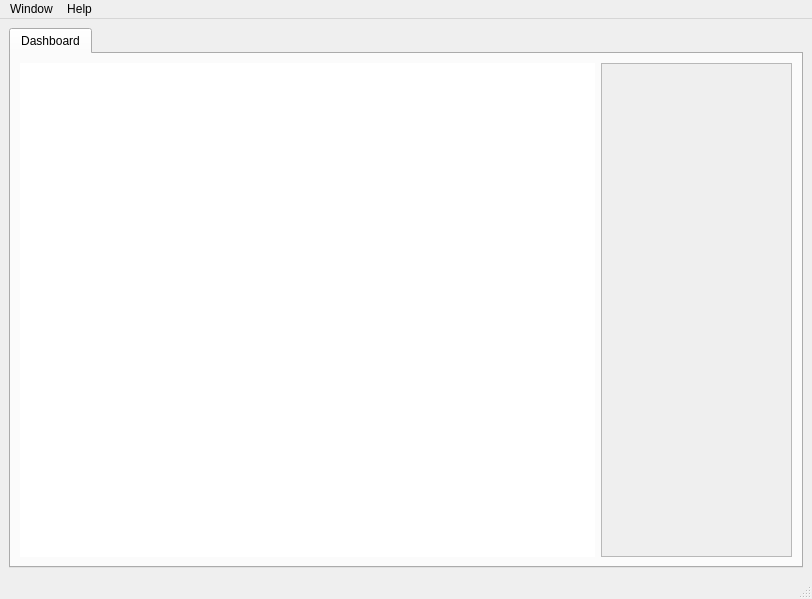
<?xml version="1.0" encoding="UTF-8"?>
<ui version="4.0">
 <class>MainWindow</class>
 <widget class="QMainWindow" name="MainWindow">
  <property name="geometry">
   <rect>
    <x>0</x>
    <y>0</y>
    <width>812</width>
    <height>599</height>
   </rect>
  </property>
  <property name="windowTitle">
   <string>MainWindow</string>
  </property>
  <widget class="QWidget" name="centralwidget">
   <layout class="QHBoxLayout" name="horizontalLayout">
    <item>
     <widget class="QTabWidget" name="tabWidget">
      <property name="currentIndex">
       <number>0</number>
      </property>
      <widget class="QWidget" name="dashboardTab">
       <attribute name="title">
        <string>Dashboard</string>
       </attribute>
       <layout class="QHBoxLayout" name="horizontalLayout_2">
        <item>
         <widget class="QGraphicsView" name="graphicsView">
          <property name="sizePolicy">
           <sizepolicy hsizetype="Expanding" vsizetype="Expanding">
            <horstretch>3</horstretch>
            <verstretch>0</verstretch>
           </sizepolicy>
          </property>
          <property name="frameShape">
           <enum>QFrame::NoFrame</enum>
          </property>
          <property name="frameShadow">
           <enum>QFrame::Plain</enum>
          </property>
          <property name="alignment">
           <set>Qt::AlignLeading|Qt::AlignLeft|Qt::AlignTop</set>
          </property>
          <property name="cacheMode">
           <set>QGraphicsView::CacheBackground</set>
          </property>
         </widget>
        </item>
        <item>
         <widget class="QScrollArea" name="plotHolderScrollArea">
          <property name="sizePolicy">
           <sizepolicy hsizetype="Expanding" vsizetype="Expanding">
            <horstretch>1</horstretch>
            <verstretch>0</verstretch>
           </sizepolicy>
          </property>
          <property name="frameShape">
           <enum>QFrame::StyledPanel</enum>
          </property>
          <property name="frameShadow">
           <enum>QFrame::Sunken</enum>
          </property>
          <property name="horizontalScrollBarPolicy">
           <enum>Qt::ScrollBarAsNeeded</enum>
          </property>
          <property name="widgetResizable">
           <bool>true</bool>
          </property>
          <widget class="QWidget" name="plotHolder">
           <property name="geometry">
            <rect>
             <x>0</x>
             <y>0</y>
             <width>187</width>
             <height>497</height>
            </rect>
           </property>
           <property name="sizePolicy">
            <sizepolicy hsizetype="Preferred" vsizetype="Preferred">
             <horstretch>1</horstretch>
             <verstretch>0</verstretch>
            </sizepolicy>
           </property>
           <layout class="QVBoxLayout" name="verticalLayout"/>
          </widget>
         </widget>
        </item>
       </layout>
      </widget>
     </widget>
    </item>
   </layout>
  </widget>
  <widget class="QMenuBar" name="menubar">
   <property name="geometry">
    <rect>
     <x>0</x>
     <y>0</y>
     <width>812</width>
     <height>19</height>
    </rect>
   </property>
   <widget class="QMenu" name="menuWindow">
    <property name="title">
     <string>Window</string>
    </property>
    <addaction name="actionDashboard"/>
   </widget>
   <widget class="QMenu" name="menuHelp">
    <property name="title">
     <string>Help</string>
    </property>
    <addaction name="actionAbout_pyhard2"/>
   </widget>
   <addaction name="menuWindow"/>
   <addaction name="menuHelp"/>
  </widget>
  <widget class="QStatusBar" name="statusbar"/>
  <action name="actionDashboard">
   <property name="text">
    <string>Dashboard</string>
   </property>
  </action>
  <action name="actionAbout_pyhard2">
   <property name="text">
    <string>About pyhard2</string>
   </property>
  </action>
 </widget>
 <resources/>
 <connections/>
</ui>
